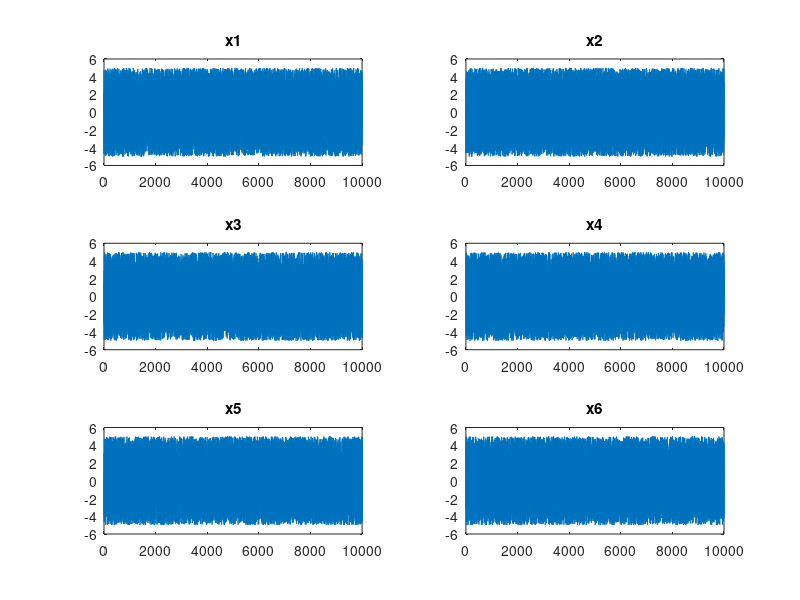
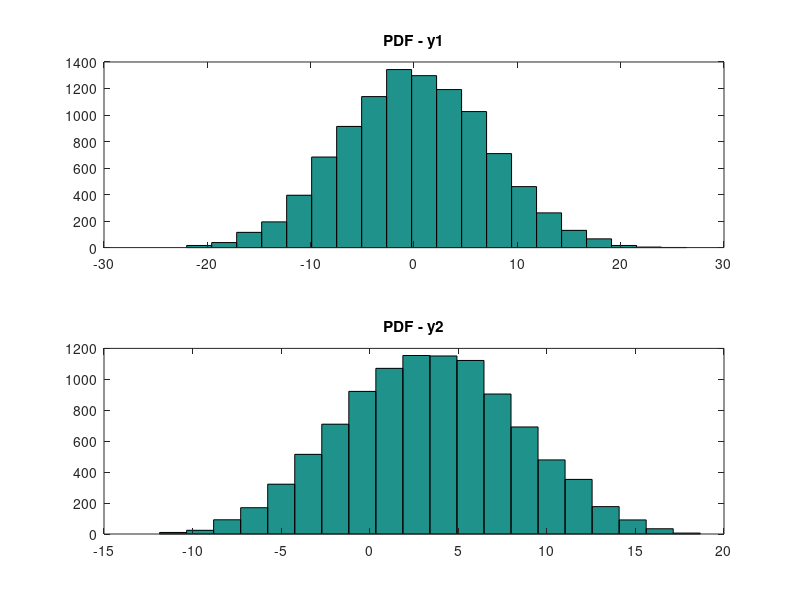
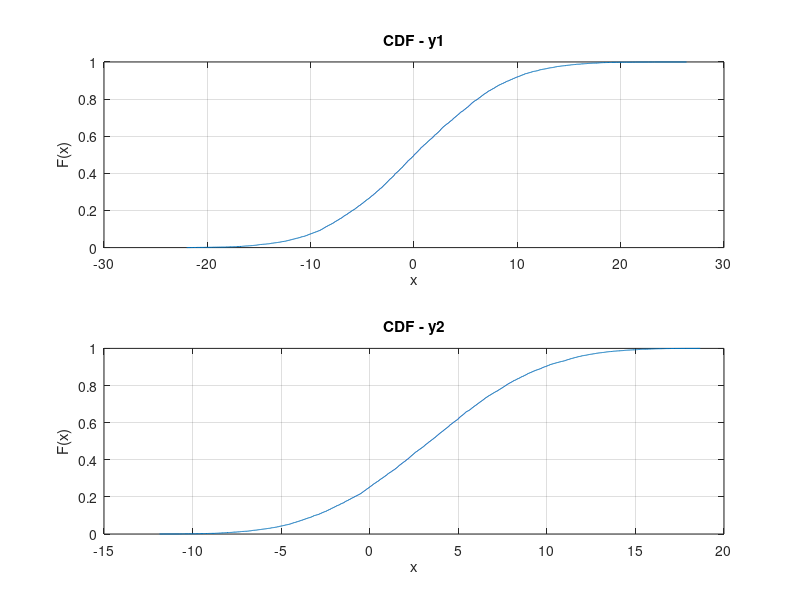

The MATLAB script that drew these images, in order:
R1=-5;
R2=5;
x1=[];
x2=[];
x3=[];
x4=[];
x5=[];
x6=[];
y_1= [];
y_2=[];
for i=1:10000
    x1(i)=(R2-R1)*rand+R1;
    x2(i)=(R2-R1)*rand+R1;
    x3(i)=(R2-R1)*rand+R1;
    x4(i)=(R2-R1)*rand+R1;
    x5(i)=(R2-R1)*rand+R1;
    x6(i)=(R2-R1)*rand+R1;
    y_1(i)= x1(i)+x2(i)+x3(i)+x4(i)+x5(i)+x6(i);
    y_2(i)=x1(i)+(x2(1)*.5)+(x3(i)*.8)+(x4(i)+1.8)+(x5(i)*.3)+(x6(i)*.5);
end

figure(1)
subplot(3,2,1);plot(x1);title('x1');
subplot(3,2,2);plot(x2);title('x2');  
subplot(3,2,3);plot(x3);title('x3');
subplot(3,2,4);plot(x4);title('x4');
subplot(3,2,5);plot(x5);title('x5');
subplot(3,2,6);plot(x6);title('x6');

figure(2)
subplot(2,1,1);hist(y_1,20);title('PDF - y1');%change 20 to 30 for better curve
subplot(2,1,2);hist(y_2,20);title('PDF - y2');%change 20 to 30 for better curve

figure(3)
subplot(2,1,1);cdfplot(y_1);title('CDF - y1');
subplot(2,1,2);cdfplot(y_2);title('CDF - y2');

    
